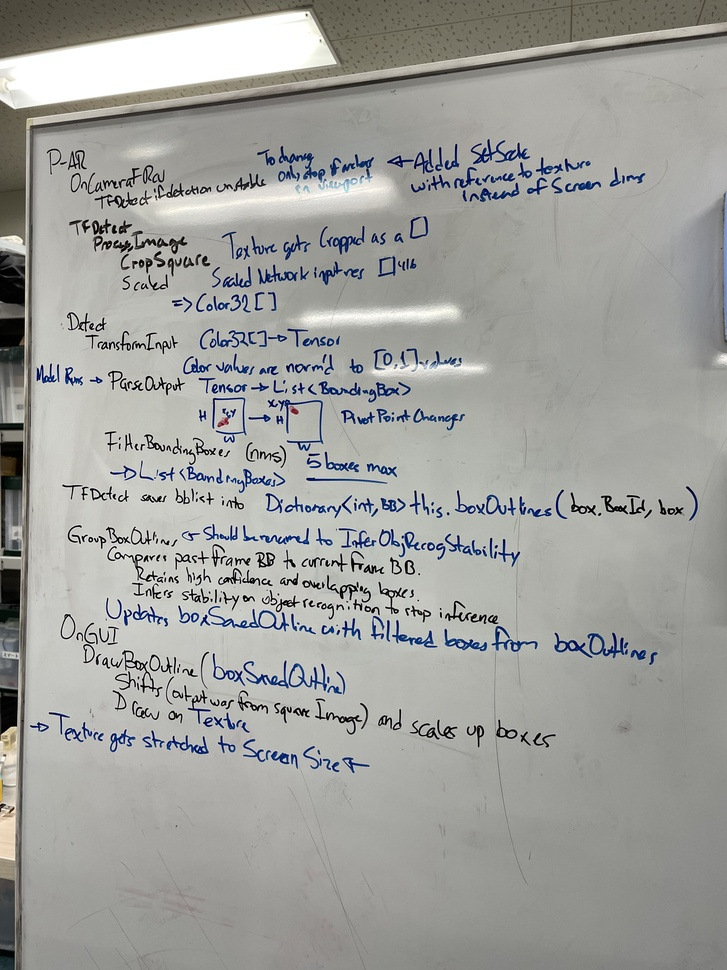
#> input picture DataFlow.jpg, 727 x 970 px, shrunk from 3024 x 4032 before the run
$ python test.py DataFlow.jpg
#> lines starting #> are read from the running program, lines starting #| are printed output that depends on the picture
"""
@file copy_make_border.py
@brief Sample code that shows the functionality of copyMakeBorder
"""
import sys
from random import randint
import cv2 as cv
def main(argv):

    borderType = cv.BORDER_CONSTANT
    window_name = "copyMakeBorder Demo"

    imageName = argv[0] if len(argv) > 0 else 'lena.jpg'
    # Loads an image
    src = cv.imread(cv.samples.findFile(imageName), cv.IMREAD_COLOR)
#> src is the input picture: shape (970, 727, 3); mean B, G, R 156.4, 160, 159.3
    # Check if image is loaded fine
    if src is None:
        print ('Error opening image!')
        print ('Usage: copy_make_border.py [image_name -- default lena.jpg] \n')
        return -1

    print ('\n'
           '\t   copyMakeBorder Demo: \n'
           '     -------------------- \n'
           ' ** Press \'c\' to set the border to a random constant value \n'
           ' ** Press \'r\' to set the border to be replicated \n'
           ' ** Press \'ESC\' to exit the program ')

    cv.namedWindow(window_name, cv.WINDOW_AUTOSIZE)

    top = int(0.05 * src.shape[0])  # shape[0] = rows
#> top = 48
    bottom = top
#> bottom = 48
    left = int(0.05 * src.shape[1])  # shape[1] = cols
#> left = 36
    right = left
#> right = 36

    while 1:

        value = [randint(0, 255), randint(0, 255), randint(0, 255)]

        dst = cv.copyMakeBorder(src, top, bottom, left, right, borderType, None, value)
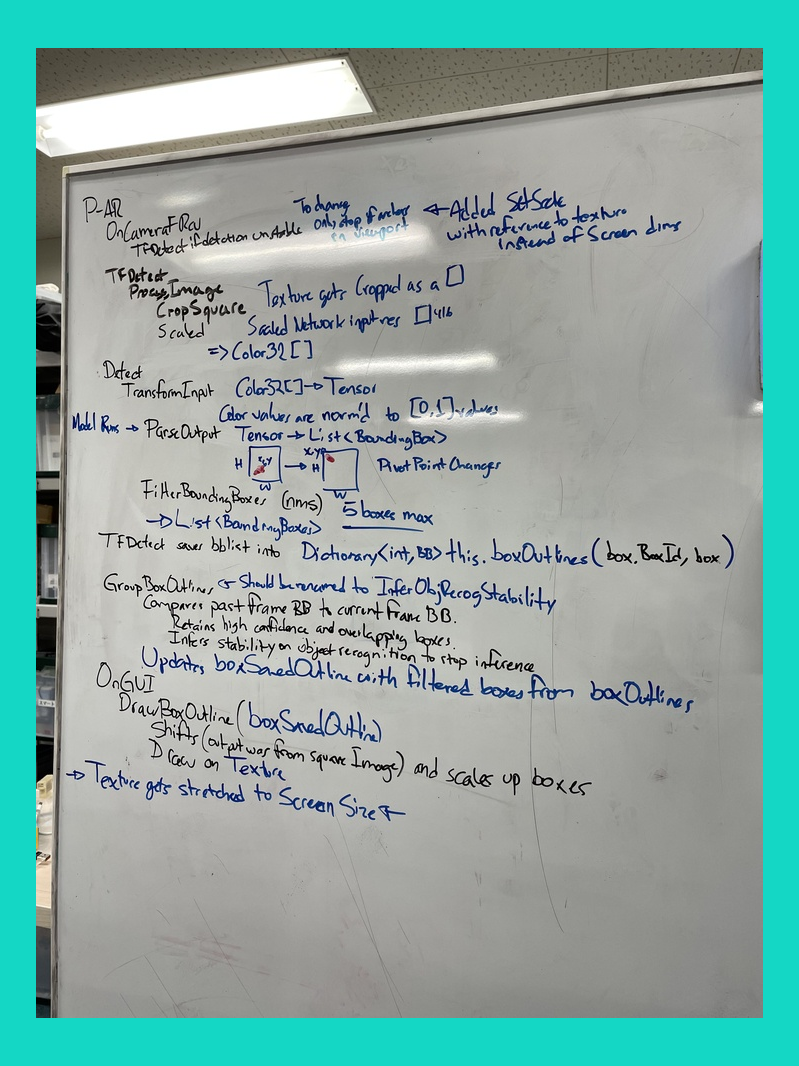
#> dst: shape (1066, 799, 3); mean B, G, R 163.4, 169.4, 135.4

        cv.imshow(window_name, dst)

        c = cv.waitKey(500)
#> (key Esc is pressed here)
        if c == 27:
            break
        elif c == 99: # 99 = ord('c')
            borderType = cv.BORDER_CONSTANT
        elif c == 114: # 114 = ord('r')
            borderType = cv.BORDER_REPLICATE

    return 0
if __name__ == "__main__":
    main(sys.argv[1:])

$ run again, on DocResources/TextureAndImageScalingFlow.jpg
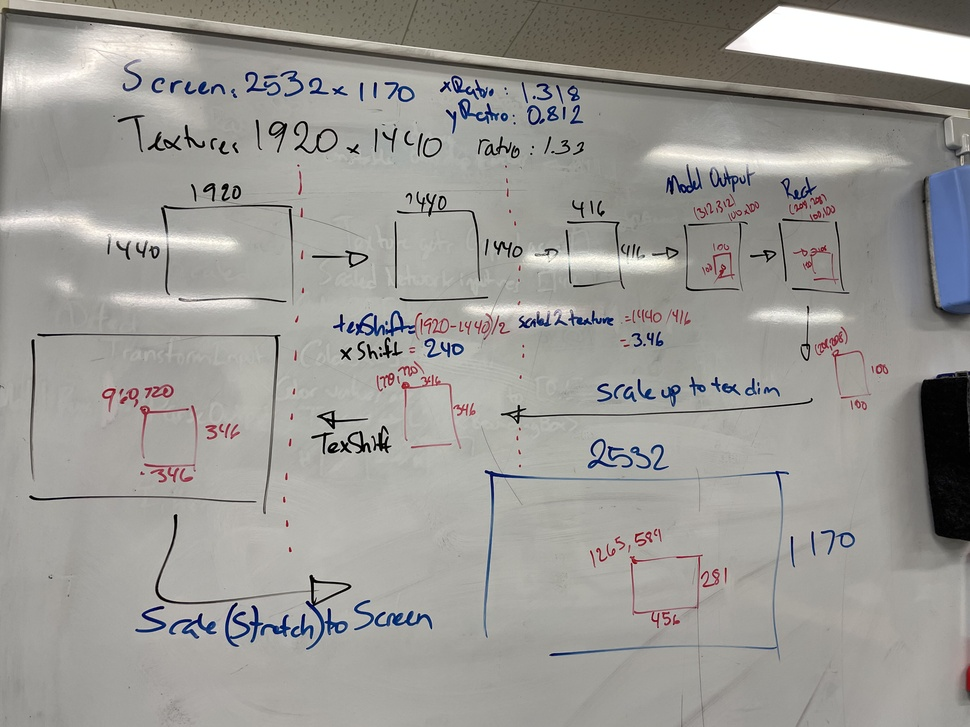
#> input picture DocResources/TextureAndImageScalingFlow.jpg, 970 x 727 px, shrunk from 4032 x 3024 before the run
#> in main, src is the input picture: shape (727, 970, 3); mean B, G, R 149.7, 153.6, 155.1
#> in main, `dst = cv.copyMakeBorder(src, top, bottom, left, right, borderType, Non..`:
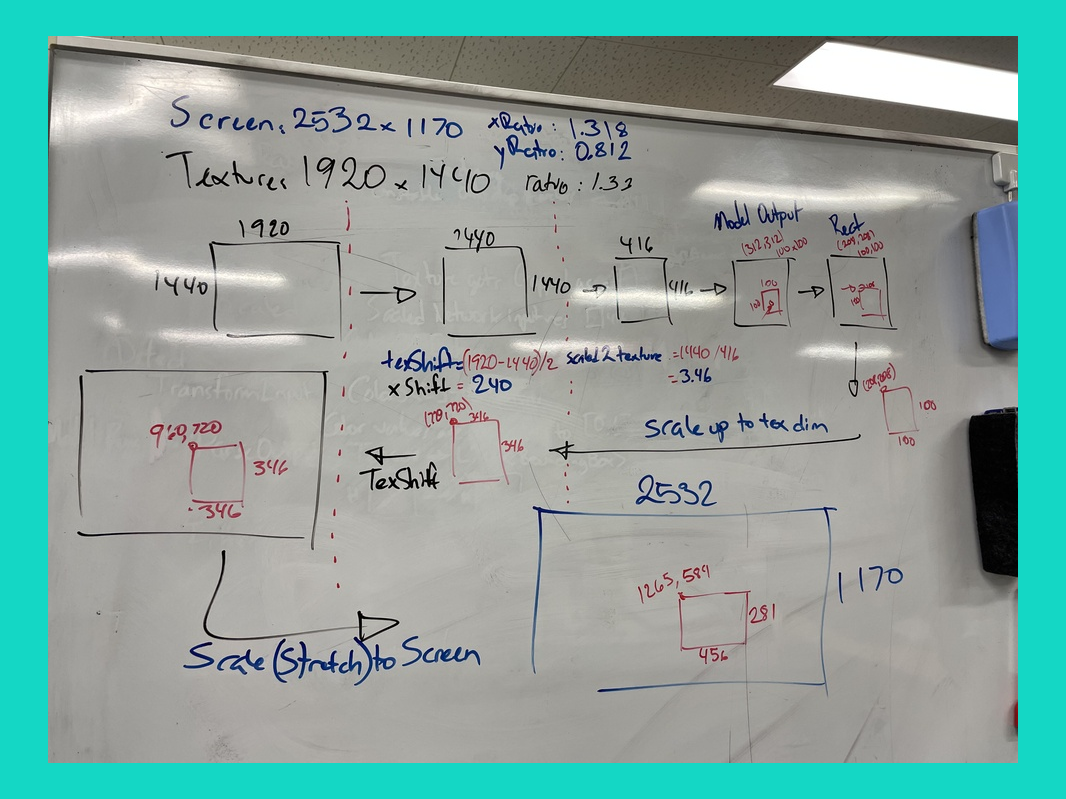
#> dst: shape (799, 1066, 3); mean B, G, R 157.8, 164.2, 131.8
